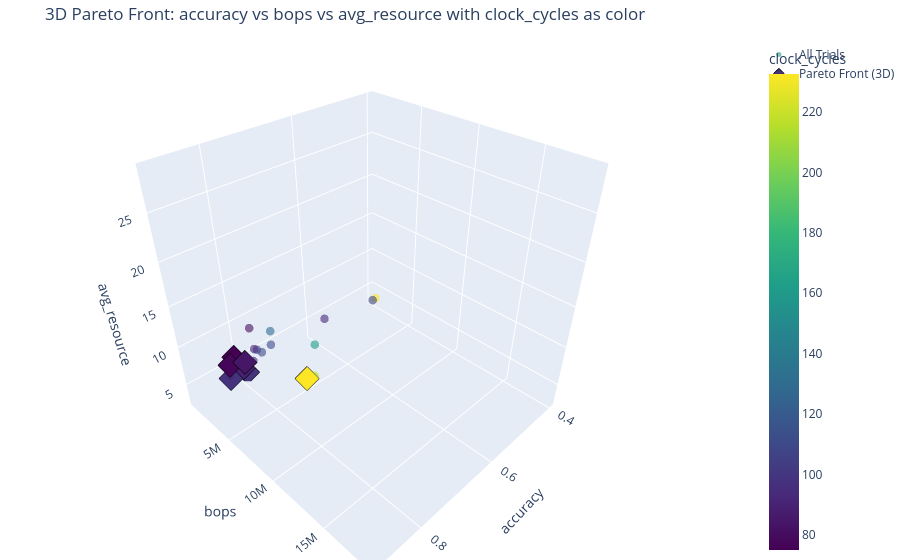

The cell this chart's notebook holds for it:
### Markdown cell above
## Analyzing the Global Search Results
The search is complete! The results contain the performance of every architecture tried. Let's visualize the Pareto fronts to understand the trade-offs.

### Code cell
results_df_mlp = pd.DataFrame(searcher_mlp.results)

if not results_df_mlp.empty:
    print("\n--- Visualizing Hardware-Aware Pareto Fronts ---")
    results_df_mlp.rename(columns={'performance_metric': 'accuracy'}, inplace=True)
    OBJECTIVE_INFO_HW[0] = ('accuracy', True)
    
    plot_pareto_fronts(results_df_mlp, OBJECTIVE_INFO_HW, save_dir=searcher_mlp.results_dir)
    
    print("\n--- Generating 3D Pareto Front Heatmap ---")
    plot_3d_pareto_front_heatmap(results_df_mlp, OBJECTIVE_INFO_HW, save_dir=searcher_mlp.results_dir)
    
    print(f"\nMLP search plots saved to: {searcher_mlp.results_dir}")
else:
    print("MLP search did not yield any results.")

### Figure 1 — Plotly figure (JSON) as saved in the notebook; plotly's stock layout.template omitted (floating-point values rounded to 4 significant figures)
{"data": [{"hoverinfo": "text+x+y+z", "marker": {"color": [161.6, 216.3, 96.87, 92.63, 76.61, 109.5, 88.62, 232.7, 111.7, 136.0, 76.61, 90.09, 222.5, 77.0, 108.2, 88.45, 83.62, 74.95, 214.7, 129.7, 88.9, 79.52, 96.61, 90.04, 109.1], "colorbar": {"title": {"text": "clock_cycles"}}, "colorscale": [[0, "#440154"], [0.1111, "#482878"], [0.2222, "#3e4989"], [0.3333, "#31688e"], [0.4444, "#26828e"], [0.5556, "#1f9e89"], [0.6667, "#35b779"], [0.7778, "#6ece58"], [0.8889, "#b5de2b"], [1, "#fde725"]], "opacity": 0.6, "size": 5}, "mode": "markers", "name": "All Trials", "text": ["Trial 0", "Trial 1", "Trial 2", "Trial 3", "Trial 4", "Trial 5", "Trial 6", "Trial 7", "Trial 8", "Trial 9", "Trial 10", "Trial 11", "Trial 12", "Trial 13", "Trial 14", "Trial 15", "Trial 16", "Trial 17", "Trial 18", "Trial 19", "Trial 20", "Trial 21", "Trial 22", "Trial 23", "Trial 24"], "type": "scatter3d", "x": [0.8068, 0.8438, 0.7837, 0.5811, 0.8508, 0.7918, 0.7768, 0.8955, 0.7985, 0.8092, 0.849, 0.819, 0.901, 0.8685, 0.4014, 0.8024, 0.8899, 0.8407, 0.8341, 0.8785, 0.8359, 0.8717, 0.8393, 0.8393, 0.7813], "y": [10330000.0, 11340000.0, 646600.0, 1573000.0, 3703000.0, 2938000.0, 1345000.0, 18560000.0, 5171000.0, 1820000.0, 3703000.0, 1573000.0, 13750000.0, 3703000.0, 717000.0, 1293000.0, 7053000.0, 2584000.0, 11340000.0, 9636000.0, 5167000.0, 7053000.0, 1573000.0, 1573000.0, 2938000.0], "z": [15.66, 14.2, 2.907, 5.515, 9.725, 8.342, 4.937, 28.73, 11.08, 6.417, 9.725, 4.907, 18.05, 9.363, 2.955, 4.735, 13.38, 8.545, 13.9, 18.63, 11.67, 16.7, 4.662, 5.062, 7.69]}, {"hoverinfo": "text+x+y+z", "marker": {"color": [96.87, 222.5, 77.0, 88.45, 83.62, 74.95, 96.61], "colorscale": [[0, "#440154"], [0.1111, "#482878"], [0.2222, "#3e4989"], [0.3333, "#31688e"], [0.4444, "#26828e"], [0.5556, "#1f9e89"], [0.6667, "#35b779"], [0.7778, "#6ece58"], [0.8889, "#b5de2b"], [1, "#fde725"]], "line": {"color": "black", "width": 1}, "size": 8, "symbol": "diamond"}, "mode": "markers", "name": "Pareto Front (3D)", "text": ["Trial 2", "Trial 12", "Trial 13", "Trial 15", "Trial 16", "Trial 17", "Trial 22"], "type": "scatter3d", "x": [0.7837, 0.901, 0.8685, 0.8024, 0.8899, 0.8407, 0.8393], "y": [646600.0, 13750000.0, 3703000.0, 1293000.0, 7053000.0, 2584000.0, 1573000.0], "z": [2.907, 18.05, 9.363, 4.735, 13.38, 8.545, 4.662]}], "layout": {"margin": {"b": 0, "l": 0, "r": 0, "t": 40}, "scene": {"xaxis": {"title": {"text": "accuracy"}}, "yaxis": {"title": {"text": "bops"}}, "zaxis": {"title": {"text": "avg_resource"}}}, "title": {"text": "3D Pareto Front: accuracy vs bops vs avg_resource with clock_cycles as color"}}}
